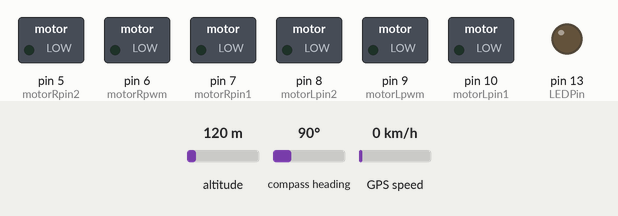
A sketch run on a simulated Arduino Uno, built with avr-gcc and run on an emulated ATmega328P. On the bench: switched loads named in the sketch (green lamp = pin HIGH), output pins drawn as LEDs (lit = HIGH). Wiring (inferred from the names in the program): HMC5883L compass at I2C address 0x1E. Inputs (shaded band) come from the test bench; at power-on: compass heading 90°, altitude 120 m, GPS speed 0 km/h. The GPS gets a fix after 3 s at 37.7749, -122.4194 with 8 satellites; what the sketch prints to the serial monitor is not drawn.

Above: at 2.2 s.
2.3 s: compass heading set to 43°
4.6 s: compass heading set to 36°
At 5.4 s:
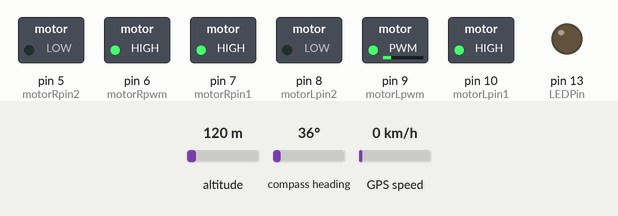
6.2 s: compass heading set to 90°
At 6.7 s:
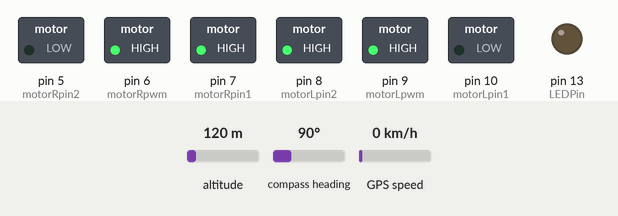
7.9 s: compass heading set to 154°
9.4 s: compass heading set to 160°
At 10.6 s:
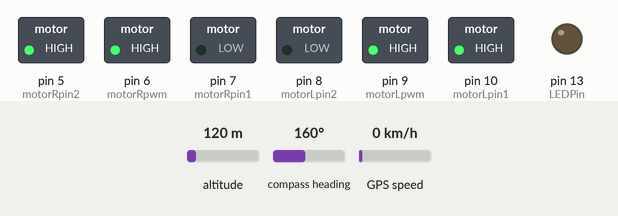
11.1 s: compass heading set to 7°
At 11.9 s:
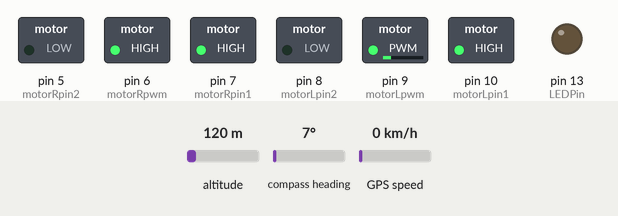
Timing chart, 0 to 13.8 s (numbered marks = the images above; inputs shaded):
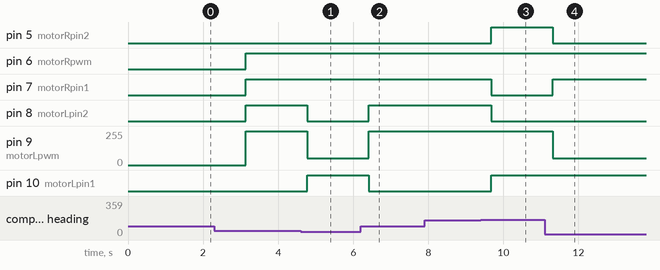

Measured:
- the behaviour switches between 39 and 38° on compass heading (found by bisection; images 0 and 1)
- the behaviour switches between 156 and 157° on compass heading (found by bisection; images 2 and 3)
- after the input at 4.6 s, pin 8 (motorLpin2): HIGH → LOW after 0.17 s; pin 9 (motorLpwm): 255/255 → 50/255 after 0.17 s; pin 10 (motorLpin1): LOW → HIGH after 0.17 s
- after the input at 6.2 s, pin 8 (motorLpin2): LOW → HIGH after 0.21 s; pin 9 (motorLpwm): 50/255 → 255/255 after 0.21 s; pin 10 (motorLpin1): HIGH → LOW after 0.21 s
- after the input at 7.9 s, every drawn part: stays the same
- after the input at 9.4 s, pin 5 (motorRpin2), pin 10 (motorLpin1): LOW → HIGH after 0.28 s; pin 7 (motorRpin1), pin 8 (motorLpin2): HIGH → LOW after 0.28 s
- after the input at 11.1 s, pin 5 (motorRpin2): HIGH → LOW after 0.22 s; pin 7 (motorRpin1): LOW → HIGH after 0.22 s; pin 9 (motorLpwm): 255/255 → 50/255 after 0.22 s

The sketch:

PART_A.ino
```cpp
#include "TinyGPS++.h"   // library for GPS for NMEA Parsing
#include "SoftwareSerial.h"
SoftwareSerial serial_connection(4, 3); //  pin 4 on arduino is acting rx//// connect tx of gps to pin 4
TinyGPSPlus gps;

#include "I2Cdev.h"
#include "MPU6050.h"
#include "Wire.h"
MPU6050 accelgyro;
int16_t ax, ay, az;
int16_t gx, gy, gz;

const int hmc5883Address = 0x1E; //0011110b, I2C 7bit address for compass
const byte hmc5883ModeRegister = 0x02;
const byte hmcContinuousMode = 0x00;
const byte hmcDataOutputXMSBAddress = 0x03;

int LEDPin = 13;
bool blinkState = false;
int x,y,z; //triple axis data from HMC5883L.
int TargetDistance,TargetHeading, CurrentHeading, HeadingDifference;

//int waypoint_num = -1;
//double lat_array[7] = {23.17725181, 39.53869, 39.53842, 39.53820, 39.53842, 39.53869, 39.53862};
//double lon_array[7] = {80.01971435, -105.01678, -105.01649, -105.01672, -105.01649, -105.01678, -105.01686};
//const int total_wps = 6;

#define motorLpin1  10
#define motorLpwm  9
#define motorLpin2 8
#define motorRpin1  7
#define motorRpwm  6
#define motorRpin2  5

void setup()
{
  Serial.begin(9600);
  serial_connection.begin(9600);
  Serial.println("GPS Start");

////setup for gy87
 Wire.begin();
 accelgyro.initialize();
 accelgyro.setI2CBypassEnabled(true);  //This sets the bypass so the HMC5883L gets a look in.

   Wire.beginTransmission(hmc5883Address);  //Begin communication with compass
   Wire.write(hmc5883ModeRegister);  //select the mode register
   Wire.write(hmcContinuousMode); //continuous measurement mode
   Wire.endTransmission();

   pinMode(LEDPin, OUTPUT);
   delay(1000);

  pinMode(motorLpin1,OUTPUT);
  pinMode(motorLpin2,OUTPUT);
  pinMode(motorRpin1,OUTPUT);
  pinMode(motorRpin2,OUTPUT);
  pinMode(motorLpwm,OUTPUT);
  pinMode(motorRpwm,OUTPUT);

    digitalWrite(motorRpin1,LOW);
    digitalWrite(motorRpin2,LOW);
    digitalWrite(motorLpin1,LOW);
    digitalWrite(motorLpin2,LOW);
    }


void loop() {
  while(serial_connection.available())  // waiting for GPS to get stable data
  { gps.encode(serial_connection.read()); }

  if(gps.location.isUpdated()){
 // Calculating the Target Diatstance using GPS data
  TargetDistance=distanceToWaypoint(gps.location.lng(), gps.location.lat(), 80.026000,23.178585);
  if (TargetDistance<=2) {
     stoprobot();
     delay(10000);}

 //Calculating the Target Heading using GPS data
  TargetHeading=courseToWaypoint(gps.location.lng(), gps.location.lat(), 80.026000,23.178585);

 //Calculating the Current Heading using Magnetometer data
  CurrentHeading=readCompass();

//Claculating Heading Error of Robot
   HeadingDifference=calcDesiredTurn(TargetHeading,CurrentHeading);

//Choosing Left or Right Turn on basis of positive or negative Heading Error
  motorSpeed(HeadingDifference);  delay(500);
  }
}

  int distanceToWaypoint(float choose_currentLong,float choose_currentLat, float choose_targetLong, float choose_targetLat)
  {
  float currentLong = choose_currentLong;
  float currentLat=choose_currentLat;
  float targetLong = choose_targetLong;
  float targetLat=choose_targetLat;
  float delta = radians(currentLong - targetLong);
  float sdlong = sin(delta);
  float cdlong = cos(delta);
  float lat1 = radians(currentLat);
  float lat2 = radians(targetLat);
  float slat1 = sin(lat1);
  float clat1 = cos(lat1);
  float slat2 = sin(lat2);
  float clat2 = cos(lat2);
  delta = (clat1 * slat2) - (slat1 * clat2 * cdlong);
  delta = sq(delta);
  delta += sq(clat2 * sdlong);
  delta = sqrt(delta);
  float denom = (slat1 * slat2) + (clat1 * clat2 * cdlong);
  delta = atan2(delta, denom);
  int distanceToTarget =  delta * 6372795;
  return distanceToTarget;
  }

  int courseToWaypoint(float choose_currentLong,float choose_currentLat, float choose_targetLong, float choose_targetLat){
  float currentLong = choose_currentLong;
  float currentLat=choose_currentLat;

  float targetLong = choose_targetLong;
  float targetLat=choose_targetLat;

  float dlon = radians(targetLong-currentLong);
  float cLat = radians(currentLat);
  float tLat = radians(targetLat);
  float a1 = sin(dlon) * cos(tLat);
  float a2 = sin(cLat) * cos(tLat) * cos(dlon);
  a2 = cos(cLat) * sin(tLat) - a2;
  a2 = atan2(a1, a2);
  if (a2 < 0.0)
  {
    a2 += TWO_PI;
  }
  int targetHeading = degrees(a2);
  return targetHeading;
 }


   int readCompass(){
    Wire.beginTransmission(hmc5883Address);
    Wire.write(hmcDataOutputXMSBAddress);
    Wire.endTransmission();
    Wire.requestFrom(hmc5883Address,6);
    if(6<=Wire.available())
    {
      x = Wire.read()<<8; //X msb
      x |= Wire.read();   //X lsb
      z = Wire.read()<<8; //Z msb
      z |= Wire.read();   //Z lsb
      y = Wire.read()<<8; //Y msb
      y |= Wire.read();   //Y lsb
    }
    int heading = atan2(y,x)/M_PI*180;

  if(heading < 0)
    heading += 360;
  if(heading > 360)
    heading -= 360;

  return((int)heading);
   }


 int  calcDesiredTurn(int choose_targetHeading, int choose_heading){

  float targetHeading=choose_targetHeading;
  float heading=choose_heading;

   int headingError = targetHeading - heading;
   headingError=headingError;

    if (headingError < -180)
      headingError += 360;
    if (headingError > 180)
      headingError -= 360;
    delay(100);

    return(headingError);
 }


void motorSpeed( int choose_error){
int  TurningError=choose_error;

  if(TurningError>=5 &&  TurningError<=10){
  analogWrite(motorLpwm,180);
  analogWrite(motorRpwm,50);
  digitalWrite(motorLpin1,1);
  digitalWrite(motorLpin2,0);
  digitalWrite(motorRpin1,1);
  digitalWrite(motorRpin2,0);
  delay(1000);
  }
  else if(TurningError>= 11 &&  TurningError<=60){
  analogWrite(motorLpwm,255);
  analogWrite(motorRpwm,50);
  digitalWrite(motorLpin1,1);
  digitalWrite(motorLpin2,0);
  digitalWrite(motorRpin1,1);
  digitalWrite(motorRpin2,0);
  delay(1000);
  }


  else if(TurningError>= -10 &&  TurningError<=-5){
  analogWrite(motorLpwm,50);
  analogWrite(motorRpwm,180);
  digitalWrite(motorLpin1,1);
  digitalWrite(motorLpin2,0);
  digitalWrite(motorRpin1,1);
  digitalWrite(motorRpin2,0);
  delay(1000);
  }
  else if(TurningError>= -60 &&  TurningError<=-11 ){
  analogWrite(motorLpwm,50);
  analogWrite(motorRpwm,255);
  digitalWrite(motorLpin1,1);
  digitalWrite(motorLpin2,0);
  digitalWrite(motorRpin1,1);
  digitalWrite(motorRpin2,0);
  delay(1000);
  }


 else if(TurningError<= -60){
  analogWrite(motorLpwm,255); //anticlockwise
  analogWrite(motorRpwm,255);
  digitalWrite(motorLpin1,0);
  digitalWrite(motorLpin2,1);
  digitalWrite(motorRpin1,1);
  digitalWrite(motorRpin2,0);
  delay(1000);
  }
  else if(TurningError>= 60){
  analogWrite(motorLpwm,255); //clockwise
  analogWrite(motorRpwm,255);
  digitalWrite(motorLpin1,1);
  digitalWrite(motorLpin2,0);
  digitalWrite(motorRpin1,0);
  digitalWrite(motorRpin2,1);
  delay(1000);
  }

  else if(TurningError<5 && TurningError > -5)
  {  //go forward
  analogWrite(motorLpwm,255);
  analogWrite(motorRpwm,255);
  digitalWrite(motorLpin1,1);
  digitalWrite(motorLpin2,0);
  digitalWrite(motorRpin1,1);
  digitalWrite(motorRpin2,0);
    Serial.println("Left motor speed 255");
    Serial.println("Right motor speed 255");
  delay(1000);
 }

}


void stoprobot(){
analogWrite(motorLpwm,0);
  analogWrite(motorRpwm,0);
  digitalWrite(motorLpin1,1);
  digitalWrite(motorLpin2,1);
  digitalWrite(motorRpin1,1);
  digitalWrite(motorRpin2,1);
}
```
